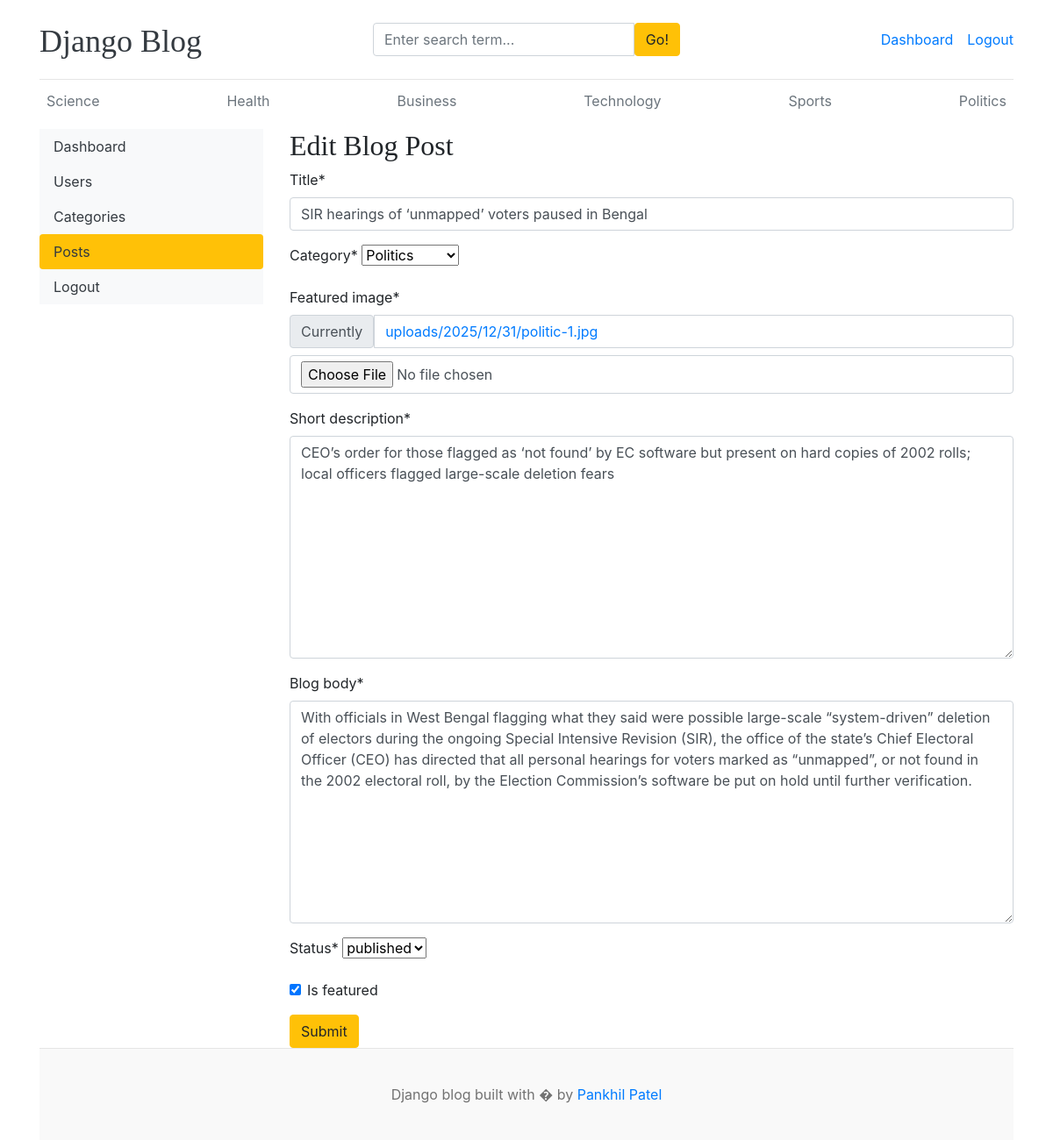
Screenshot of /dashboard/posts/edit/16/ (signed in) with the database file from the repository.
### blogs/models.py (models this page shows, shortened)
class Category(models.Model):
    category_name = models.CharField(max_length=50,unique=True)
    created_at = models.DateTimeField(auto_now_add=True)
    updated_at = models.DateTimeField(auto_now=True)
    class Meta:
        verbose_name_plural = 'categories'
    def __str__(self):
        return self.category_name

class Blog(models.Model):
    title = models.CharField(max_length=100)
    slug = models.SlugField(max_length=150, unique=True,blank=True)
    category = models.ForeignKey(Category, on_delete=models.CASCADE)
    author = models.ForeignKey(User, on_delete=models.CASCADE)
    featured_image = models.ImageField(upload_to='uploads/%Y/%m/%d')
    short_description = models.TextField(max_length=500)
    blog_body = models.TextField(max_length=2000)
    status = models.CharField(max_length=20,choices=STATUS_CHOICES, default="Draft")
    is_featured = models.BooleanField(default=False)
    created_at = models.DateTimeField(auto_now_add=True)
    updated_at = models.DateTimeField(auto_now=True)

### dashboards/views.py (the view, shortened to what this page needs)
# urls.py: path('posts/edit/<int:pk>/',views.edit_post,name='edit_post'),
def edit_post(req,pk):
    post = get_object_or_404(Blog,pk=pk)
    if not (req.user.is_staff or post.author == req.user):
        return HttpResponseForbidden("You are not allowed")
    form = BlogPostForm(instance=post)
    context = {
        'form' : form,
        'post':post
    }
    return render(req,'dashboard/edit_post.html',context)

### dashboards/forms.py
class BlogPostForm(forms.ModelForm):
    class Meta:
        model = Blog
        fields = ('title','category','featured_image','short_description','blog_body','status','is_featured')

### blogs/context_processors.py (called while the page is built)
def get_categories(req):
    categories = Category.objects.all()
    return dict(categories=categories)

def get_social_links(req):
    social_link = SocialLink.objects.all()
    return dict(social_link=social_link)

### templates/dashboard/edit_post.html (shortened to what this page needs)
{% extends 'base.html' %}
{% block content %}
{% load crispy_forms_tags %}
<div class="row">
    {% include 'dashboard/sidebar.html' %}
    <div class="col-md-9">
        <h2>Edit Blog Post</h2>
        <form action="{% url 'edit_post' post.id %}" method="post" enctype="multipart/form-data">
            {{ form | crispy }}
            <button type="submit" class="btn btn-warning">Submit</button>
        </form>
    </div>
</div>
{% endblock %}

### templates/base.html (shortened to what this page needs)
{% load static %}
<!DOCTYPE html>
<html lang="en">
<head>
    <link href="https://getbootstrap.com/docs/4.0/dist/css/bootstrap.min.css" rel="stylesheet">
    <link href="{% static 'css/blog.css' %}" rel="stylesheet">
    <link rel="stylesheet" href="https://cdnjs.cloudflare.com/ajax/libs/font-awesome/5.15.2/css/all.min.css" />
</head>
<body>
    <div class="container">
        <header class="blog-header py-3">
            <div class="row flex-nowrap justify-content-between align-items-center">
                <div class="col-4 pt-1">
                    <a class="blog-header-logo text-dark" href="/">Django Blog</a>
                </div>
                <div class="col-4">
                    <form action="{% url 'search' %}" method="get">
                        <div class="input-group">
                            <input class="form-control" value="{{ keyword }}" type="text"
                                placeholder="Enter search term..." aria-label="Enter search term..." name="keyword"
                                aria-describedby="button-search" />
                            <button class="btn btn-warning" id="button-search" type="submit">Go!</button>
                        </div>
                    </form>
                </div>
                <div class="col-4 d-flex justify-content-end align-items-center">
                    {% if not user.is_authenticated %}
                    <a class="btn btn-sm btn-warning" href="{% url 'login' %}">Login</a> &nbsp;
                    <a class="btn btn-sm btn-outline-secondary" href="{% url 'register' %}">Register</a>
                    {% else %}
                    <span><a href="{% url 'dashboard' %}">Dashboard</a></span>
                    <span><a href="{% url 'logout' %}">Logout</a></span>
                    {% endif %}
                </div>
            </div>
        </header>
        <div class="nav-scroller py-1 mb-2">
            <nav class="nav d-flex justify-content-between">
                {% for cat in categories %}
                <a class="p-2 text-muted" href="{% url 'posts_by_category' cat.id %}">{{cat.category_name}}</a>
                {% endfor %}
            </nav>
        </div>
        {% block content %}
        {% endblock %}
        <footer class="blog-footer">
            <p>Django blog built with � by <a href="#">Pankhil Patel</a></p>
        </footer>
    </div>
</body>
</html>

### blog_main/static/css/blog.css (style rules this page uses)
.blog-header { border-bottom: 1px solid #e5e5e5; }
.blog-header-logo { font-family: "Playfair Display", Georgia, "Times New Roman", serif ; font-size: 2.25rem; }
h1, h2, h3, h4, h5, h6 { font-family: "Playfair Display", Georgia, "Times New Roman", serif ; }
.blog-footer { padding: 2.5rem 0; color: #727272; text-align: center; background-color: #f9f9f9; border-top: .05rem solid #e5e5e5; }
.blog-footer p:last-child { margin-bottom: 0; }

### rows the page displays
Category: category_name "Science"
Category: category_name "Health"
Category: category_name "Business"
Category: category_name "Technology"
Category: category_name "Sports"
Category: category_name "Politics"
Blog: title "SIR hearings of ‘unmapped’ voters paused in Bengal", category "Politics", short_description "CEO’s order for those flagged as ‘not found’ by EC software but present on hard copies of 2002 rolls; local officers flagged large-scale deletion fears", blog_body "With officials in West Bengal flagging what they said were possible large-scale “system-driven” deletion of electors during the ongoing Special Intensive Revision (SIR), the office of the state’s Chief Electoral Officer (CEO) has directed that all personal hearings for voters marked as “unmapped”, or not found in the 2002 electoral roll, by the Election Commission’s software be put on hold until further verification.", status "published", is_featured "☑"
